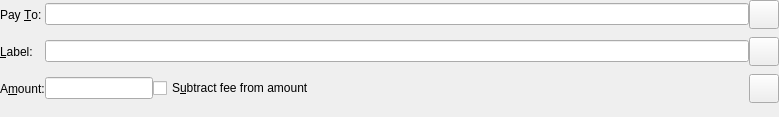
<?xml version="1.0" encoding="UTF-8"?>
<ui version="4.0">
 <class>SendCoinsEntry</class>
 <widget class="QStackedWidget" name="SendCoinsEntry">
  <property name="geometry">
   <rect>
    <x>0</x>
    <y>0</y>
    <width>779</width>
    <height>117</height>
   </rect>
  </property>
  <property name="sizePolicy">
   <sizepolicy hsizetype="Minimum" vsizetype="Preferred">
    <horstretch>0</horstretch>
    <verstretch>0</verstretch>
   </sizepolicy>
  </property>
  <property name="focusPolicy">
   <enum>Qt::TabFocus</enum>
  </property>
  <property name="autoFillBackground">
   <bool>false</bool>
  </property>
  <property name="currentIndex">
   <number>0</number>
  </property>
  <widget class="QFrame" name="SendCoins">
   <property name="toolTip">
    <string>This is a normal payment.</string>
   </property>
   <property name="frameShape">
    <enum>QFrame::NoFrame</enum>
   </property>
   <layout class="QGridLayout" name="gridLayout">
    <property name="leftMargin">
     <number>0</number>
    </property>
    <property name="topMargin">
     <number>0</number>
    </property>
    <property name="rightMargin">
     <number>0</number>
    </property>
    <property name="bottomMargin">
     <number>4</number>
    </property>
    <property name="horizontalSpacing">
     <number>0</number>
    </property>
    <property name="verticalSpacing">
     <number>8</number>
    </property>
    <item row="2" column="1">
     <layout class="QHBoxLayout" name="horizontalLayoutAmount" stretch="0,1">
      <item>
       <widget class="BitcoinAmountField" name="payAmount"/>
      </item>
      <item>
       <widget class="QCheckBox" name="checkboxSubtractFeeFromAmount">
        <property name="toolTip">
         <string>The fee will be deducted from the amount being sent. The recipient will receive less OctoinCoins than you enter in the amount field. If multiple recipients are selected, the fee is split equally.</string>
        </property>
        <property name="text">
         <string>S&amp;ubtract fee from amount</string>
        </property>
       </widget>
      </item>
     </layout>
    </item>
    <item row="0" column="1">
     <layout class="QHBoxLayout" name="payToLayout">
      <property name="spacing">
       <number>0</number>
      </property>
      <item>
       <widget class="QValidatedLineEdit" name="payTo">
        <property name="toolTip">
         <string>The OctoinCoin address to send the payment to.</string>
        </property>
       </widget>
      </item>
     </layout>
    </item>
    <item row="1" column="0">
     <widget class="QLabel" name="labellLabel">
      <property name="text">
       <string>&amp;Label:</string>
      </property>
      <property name="buddy">
       <cstring>addAsLabel</cstring>
      </property>
     </widget>
    </item>
    <item row="3" column="1">
     <spacer name="verticalSpacer">
      <property name="orientation">
       <enum>Qt::Vertical</enum>
      </property>
      <property name="sizeHint" stdset="0">
       <size>
        <width>20</width>
        <height>40</height>
       </size>
      </property>
     </spacer>
    </item>
    <item row="2" column="0">
     <widget class="QLabel" name="amountLabel">
      <property name="text">
       <string>A&amp;mount:</string>
      </property>
      <property name="buddy">
       <cstring>payAmount</cstring>
      </property>
     </widget>
    </item>
    <item row="0" column="2">
     <widget class="QToolButton" name="addressBookButton">
      <property name="toolTip">
       <string>Choose previously used address</string>
      </property>
      <property name="text">
       <string/>
      </property>
      <property name="icon">
       <iconset resource="../bitcoin.qrc">
        <normaloff>:/icons/address-book</normaloff>:/icons/address-book</iconset>
      </property>
      <property name="iconSize">
       <size>
        <width>22</width>
        <height>22</height>
       </size>
      </property>
      <property name="shortcut">
       <string>Alt+A</string>
      </property>
     </widget>
    </item>
    <item row="1" column="1">
     <widget class="QLineEdit" name="addAsLabel">
      <property name="toolTip">
       <string>Enter a label for this address to add it to the list of used addresses</string>
      </property>
     </widget>
    </item>
    <item row="2" column="2">
     <widget class="QToolButton" name="deleteButton">
      <property name="toolTip">
       <string>Remove this entry</string>
      </property>
      <property name="text">
       <string/>
      </property>
      <property name="icon">
       <iconset resource="../bitcoin.qrc">
        <normaloff>:/icons/remove</normaloff>:/icons/remove</iconset>
      </property>
      <property name="iconSize">
       <size>
        <width>22</width>
        <height>22</height>
       </size>
      </property>
     </widget>
    </item>
    <item row="0" column="0">
     <widget class="QLabel" name="payToLabel">
      <property name="text">
       <string>Pay &amp;To:</string>
      </property>
      <property name="buddy">
       <cstring>payTo</cstring>
      </property>
     </widget>
    </item>
    <item row="1" column="2">
     <widget class="QToolButton" name="pasteButton">
      <property name="toolTip">
       <string>Paste address from clipboard</string>
      </property>
      <property name="text">
       <string/>
      </property>
      <property name="icon">
       <iconset resource="../bitcoin.qrc">
        <normaloff>:/icons/editpaste</normaloff>:/icons/editpaste</iconset>
      </property>
      <property name="iconSize">
       <size>
        <width>22</width>
        <height>22</height>
       </size>
      </property>
      <property name="shortcut">
       <string>Alt+P</string>
      </property>
     </widget>
    </item>
   </layout>
  </widget>
  <widget class="QFrame" name="SendCoins_UnauthenticatedPaymentRequest">
   <property name="palette">
    <palette>
     <active>
      <colorrole role="WindowText">
       <brush brushstyle="SolidPattern">
        <color alpha="255">
         <red>0</red>
         <green>0</green>
         <blue>0</blue>
        </color>
       </brush>
      </colorrole>
      <colorrole role="Button">
       <brush brushstyle="SolidPattern">
        <color alpha="255">
         <red>255</red>
         <green>255</green>
         <blue>127</blue>
        </color>
       </brush>
      </colorrole>
      <colorrole role="Light">
       <brush brushstyle="SolidPattern">
        <color alpha="255">
         <red>255</red>
         <green>255</green>
         <blue>255</blue>
        </color>
       </brush>
      </colorrole>
      <colorrole role="Midlight">
       <brush brushstyle="SolidPattern">
        <color alpha="255">
         <red>255</red>
         <green>255</green>
         <blue>191</blue>
        </color>
       </brush>
      </colorrole>
      <colorrole role="Dark">
       <brush brushstyle="SolidPattern">
        <color alpha="255">
         <red>127</red>
         <green>127</green>
         <blue>63</blue>
        </color>
       </brush>
      </colorrole>
      <colorrole role="Mid">
       <brush brushstyle="SolidPattern">
        <color alpha="255">
         <red>170</red>
         <green>170</green>
         <blue>84</blue>
        </color>
       </brush>
      </colorrole>
      <colorrole role="Text">
       <brush brushstyle="SolidPattern">
        <color alpha="255">
         <red>0</red>
         <green>0</green>
         <blue>0</blue>
        </color>
       </brush>
      </colorrole>
      <colorrole role="BrightText">
       <brush brushstyle="SolidPattern">
        <color alpha="255">
         <red>255</red>
         <green>255</green>
         <blue>255</blue>
        </color>
       </brush>
      </colorrole>
      <colorrole role="ButtonText">
       <brush brushstyle="SolidPattern">
        <color alpha="255">
         <red>0</red>
         <green>0</green>
         <blue>0</blue>
        </color>
       </brush>
      </colorrole>
      <colorrole role="Base">
       <brush brushstyle="SolidPattern">
        <color alpha="255">
         <red>255</red>
         <green>255</green>
         <blue>255</blue>
        </color>
       </brush>
      </colorrole>
      <colorrole role="Window">
       <brush brushstyle="SolidPattern">
        <color alpha="255">
         <red>255</red>
         <green>255</green>
         <blue>127</blue>
        </color>
       </brush>
      </colorrole>
      <colorrole role="Shadow">
       <brush brushstyle="SolidPattern">
        <color alpha="255">
         <red>0</red>
         <green>0</green>
         <blue>0</blue>
        </color>
       </brush>
      </colorrole>
      <colorrole role="AlternateBase">
       <brush brushstyle="SolidPattern">
        <color alpha="255">
         <red>255</red>
         <green>255</green>
         <blue>191</blue>
        </color>
       </brush>
      </colorrole>
      <colorrole role="ToolTipBase">
       <brush brushstyle="SolidPattern">
        <color alpha="255">
         <red>255</red>
         <green>255</green>
         <blue>220</blue>
        </color>
       </brush>
      </colorrole>
      <colorrole role="ToolTipText">
       <brush brushstyle="SolidPattern">
        <color alpha="255">
         <red>0</red>
         <green>0</green>
         <blue>0</blue>
        </color>
       </brush>
      </colorrole>
     </active>
     <inactive>
      <colorrole role="WindowText">
       <brush brushstyle="SolidPattern">
        <color alpha="255">
         <red>0</red>
         <green>0</green>
         <blue>0</blue>
        </color>
       </brush>
      </colorrole>
      <colorrole role="Button">
       <brush brushstyle="SolidPattern">
        <color alpha="255">
         <red>255</red>
         <green>255</green>
         <blue>127</blue>
        </color>
       </brush>
      </colorrole>
      <colorrole role="Light">
       <brush brushstyle="SolidPattern">
        <color alpha="255">
         <red>255</red>
         <green>255</green>
         <blue>255</blue>
        </color>
       </brush>
      </colorrole>
      <colorrole role="Midlight">
       <brush brushstyle="SolidPattern">
        <color alpha="255">
         <red>255</red>
         <green>255</green>
         <blue>191</blue>
        </color>
       </brush>
      </colorrole>
      <colorrole role="Dark">
       <brush brushstyle="SolidPattern">
        <color alpha="255">
         <red>127</red>
         <green>127</green>
         <blue>63</blue>
        </color>
       </brush>
      </colorrole>
      <colorrole role="Mid">
       <brush brushstyle="SolidPattern">
        <color alpha="255">
         <red>170</red>
         <green>170</green>
         <blue>84</blue>
        </color>
       </brush>
      </colorrole>
      <colorrole role="Text">
       <brush brushstyle="SolidPattern">
        <color alpha="255">
         <red>0</red>
         <green>0</green>
         <blue>0</blue>
        </color>
       </brush>
      </colorrole>
      <colorrole role="BrightText">
       <brush brushstyle="SolidPattern">
        <color alpha="255">
         <red>255</red>
         <green>255</green>
         <blue>255</blue>
        </color>
       </brush>
      </colorrole>
      <colorrole role="ButtonText">
       <brush brushstyle="SolidPattern">
        <color alpha="255">
         <red>0</red>
         <green>0</green>
         <blue>0</blue>
        </color>
       </brush>
      </colorrole>
      <colorrole role="Base">
       <brush brushstyle="SolidPattern">
        <color alpha="255">
         <red>255</red>
         <green>255</green>
         <blue>255</blue>
        </color>
       </brush>
      </colorrole>
      <colorrole role="Window">
       <brush brushstyle="SolidPattern">
        <color alpha="255">
         <red>255</red>
         <green>255</green>
         <blue>127</blue>
        </color>
       </brush>
      </colorrole>
      <colorrole role="Shadow">
       <brush brushstyle="SolidPattern">
        <color alpha="255">
         <red>0</red>
         <green>0</green>
         <blue>0</blue>
        </color>
       </brush>
      </colorrole>
      <colorrole role="AlternateBase">
       <brush brushstyle="SolidPattern">
        <color alpha="255">
         <red>255</red>
         <green>255</green>
         <blue>191</blue>
        </color>
       </brush>
      </colorrole>
      <colorrole role="ToolTipBase">
       <brush brushstyle="SolidPattern">
        <color alpha="255">
         <red>255</red>
         <green>255</green>
         <blue>220</blue>
        </color>
       </brush>
      </colorrole>
      <colorrole role="ToolTipText">
       <brush brushstyle="SolidPattern">
        <color alpha="255">
         <red>0</red>
         <green>0</green>
         <blue>0</blue>
        </color>
       </brush>
      </colorrole>
     </inactive>
     <disabled>
      <colorrole role="WindowText">
       <brush brushstyle="SolidPattern">
        <color alpha="255">
         <red>127</red>
         <green>127</green>
         <blue>63</blue>
        </color>
       </brush>
      </colorrole>
      <colorrole role="Button">
       <brush brushstyle="SolidPattern">
        <color alpha="255">
         <red>255</red>
         <green>255</green>
         <blue>127</blue>
        </color>
       </brush>
      </colorrole>
      <colorrole role="Light">
       <brush brushstyle="SolidPattern">
        <color alpha="255">
         <red>255</red>
         <green>255</green>
         <blue>255</blue>
        </color>
       </brush>
      </colorrole>
      <colorrole role="Midlight">
       <brush brushstyle="SolidPattern">
        <color alpha="255">
         <red>255</red>
         <green>255</green>
         <blue>191</blue>
        </color>
       </brush>
      </colorrole>
      <colorrole role="Dark">
       <brush brushstyle="SolidPattern">
        <color alpha="255">
         <red>127</red>
         <green>127</green>
         <blue>63</blue>
        </color>
       </brush>
      </colorrole>
      <colorrole role="Mid">
       <brush brushstyle="SolidPattern">
        <color alpha="255">
         <red>170</red>
         <green>170</green>
         <blue>84</blue>
        </color>
       </brush>
      </colorrole>
      <colorrole role="Text">
       <brush brushstyle="SolidPattern">
        <color alpha="255">
         <red>127</red>
         <green>127</green>
         <blue>63</blue>
        </color>
       </brush>
      </colorrole>
      <colorrole role="BrightText">
       <brush brushstyle="SolidPattern">
        <color alpha="255">
         <red>255</red>
         <green>255</green>
         <blue>255</blue>
        </color>
       </brush>
      </colorrole>
      <colorrole role="ButtonText">
       <brush brushstyle="SolidPattern">
        <color alpha="255">
         <red>127</red>
         <green>127</green>
         <blue>63</blue>
        </color>
       </brush>
      </colorrole>
      <colorrole role="Base">
       <brush brushstyle="SolidPattern">
        <color alpha="255">
         <red>255</red>
         <green>255</green>
         <blue>127</blue>
        </color>
       </brush>
      </colorrole>
      <colorrole role="Window">
       <brush brushstyle="SolidPattern">
        <color alpha="255">
         <red>255</red>
         <green>255</green>
         <blue>127</blue>
        </color>
       </brush>
      </colorrole>
      <colorrole role="Shadow">
       <brush brushstyle="SolidPattern">
        <color alpha="255">
         <red>0</red>
         <green>0</green>
         <blue>0</blue>
        </color>
       </brush>
      </colorrole>
      <colorrole role="AlternateBase">
       <brush brushstyle="SolidPattern">
        <color alpha="255">
         <red>255</red>
         <green>255</green>
         <blue>127</blue>
        </color>
       </brush>
      </colorrole>
      <colorrole role="ToolTipBase">
       <brush brushstyle="SolidPattern">
        <color alpha="255">
         <red>255</red>
         <green>255</green>
         <blue>220</blue>
        </color>
       </brush>
      </colorrole>
      <colorrole role="ToolTipText">
       <brush brushstyle="SolidPattern">
        <color alpha="255">
         <red>0</red>
         <green>0</green>
         <blue>0</blue>
        </color>
       </brush>
      </colorrole>
     </disabled>
    </palette>
   </property>
   <property name="toolTip">
    <string>This is an unauthenticated payment request.</string>
   </property>
   <property name="autoFillBackground">
    <bool>true</bool>
   </property>
   <property name="frameShape">
    <enum>QFrame::NoFrame</enum>
   </property>
   <layout class="QGridLayout" name="gridLayout_is">
    <property name="spacing">
     <number>12</number>
    </property>
    <item row="0" column="0">
     <widget class="QLabel" name="payToLabel_is">
      <property name="text">
       <string>Pay To:</string>
      </property>
      <property name="alignment">
       <set>Qt::AlignRight|Qt::AlignTrailing|Qt::AlignVCenter</set>
      </property>
     </widget>
    </item>
    <item row="0" column="1">
     <layout class="QHBoxLayout" name="payToLayout_is">
      <property name="spacing">
       <number>0</number>
      </property>
      <item>
       <widget class="QLabel" name="payTo_is"/>
      </item>
      <item>
       <widget class="QToolButton" name="deleteButton_is">
        <property name="toolTip">
         <string>Remove this entry</string>
        </property>
        <property name="text">
         <string/>
        </property>
        <property name="icon">
         <iconset resource="../bitcoin.qrc">
          <normaloff>:/icons/remove</normaloff>:/icons/remove</iconset>
        </property>
       </widget>
      </item>
     </layout>
    </item>
    <item row="1" column="0">
     <widget class="QLabel" name="memoLabel_is">
      <property name="text">
       <string>Memo:</string>
      </property>
      <property name="alignment">
       <set>Qt::AlignRight|Qt::AlignTrailing|Qt::AlignVCenter</set>
      </property>
     </widget>
    </item>
    <item row="1" column="1">
     <widget class="QLabel" name="memoTextLabel_is">
      <property name="textFormat">
       <enum>Qt::PlainText</enum>
      </property>
     </widget>
    </item>
    <item row="2" column="0">
     <widget class="QLabel" name="amountLabel_is">
      <property name="text">
       <string>A&amp;mount:</string>
      </property>
      <property name="alignment">
       <set>Qt::AlignRight|Qt::AlignTrailing|Qt::AlignVCenter</set>
      </property>
      <property name="buddy">
       <cstring>payAmount_is</cstring>
      </property>
     </widget>
    </item>
    <item row="2" column="1">
     <widget class="BitcoinAmountField" name="payAmount_is">
      <property name="acceptDrops">
       <bool>false</bool>
      </property>
     </widget>
    </item>
   </layout>
  </widget>
  <widget class="QFrame" name="SendCoins_AuthenticatedPaymentRequest">
   <property name="palette">
    <palette>
     <active>
      <colorrole role="WindowText">
       <brush brushstyle="SolidPattern">
        <color alpha="255">
         <red>0</red>
         <green>0</green>
         <blue>0</blue>
        </color>
       </brush>
      </colorrole>
      <colorrole role="Button">
       <brush brushstyle="SolidPattern">
        <color alpha="255">
         <red>140</red>
         <green>232</green>
         <blue>119</blue>
        </color>
       </brush>
      </colorrole>
      <colorrole role="Light">
       <brush brushstyle="SolidPattern">
        <color alpha="255">
         <red>230</red>
         <green>255</green>
         <blue>224</blue>
        </color>
       </brush>
      </colorrole>
      <colorrole role="Midlight">
       <brush brushstyle="SolidPattern">
        <color alpha="255">
         <red>185</red>
         <green>243</green>
         <blue>171</blue>
        </color>
       </brush>
      </colorrole>
      <colorrole role="Dark">
       <brush brushstyle="SolidPattern">
        <color alpha="255">
         <red>70</red>
         <green>116</green>
         <blue>59</blue>
        </color>
       </brush>
      </colorrole>
      <colorrole role="Mid">
       <brush brushstyle="SolidPattern">
        <color alpha="255">
         <red>93</red>
         <green>155</green>
         <blue>79</blue>
        </color>
       </brush>
      </colorrole>
      <colorrole role="Text">
       <brush brushstyle="SolidPattern">
        <color alpha="255">
         <red>0</red>
         <green>0</green>
         <blue>0</blue>
        </color>
       </brush>
      </colorrole>
      <colorrole role="BrightText">
       <brush brushstyle="SolidPattern">
        <color alpha="255">
         <red>155</red>
         <green>255</green>
         <blue>147</blue>
        </color>
       </brush>
      </colorrole>
      <colorrole role="ButtonText">
       <brush brushstyle="SolidPattern">
        <color alpha="255">
         <red>0</red>
         <green>0</green>
         <blue>0</blue>
        </color>
       </brush>
      </colorrole>
      <colorrole role="Base">
       <brush brushstyle="SolidPattern">
        <color alpha="255">
         <red>119</red>
         <green>255</green>
         <blue>233</blue>
        </color>
       </brush>
      </colorrole>
      <colorrole role="Window">
       <brush brushstyle="SolidPattern">
        <color alpha="255">
         <red>140</red>
         <green>232</green>
         <blue>119</blue>
        </color>
       </brush>
      </colorrole>
      <colorrole role="Shadow">
       <brush brushstyle="SolidPattern">
        <color alpha="255">
         <red>0</red>
         <green>0</green>
         <blue>0</blue>
        </color>
       </brush>
      </colorrole>
      <colorrole role="AlternateBase">
       <brush brushstyle="SolidPattern">
        <color alpha="255">
         <red>197</red>
         <green>243</green>
         <blue>187</blue>
        </color>
       </brush>
      </colorrole>
      <colorrole role="NoRole">
       <brush brushstyle="SolidPattern">
        <color alpha="255">
         <red>125</red>
         <green>194</green>
         <blue>122</blue>
        </color>
       </brush>
      </colorrole>
      <colorrole role="ToolTipBase">
       <brush brushstyle="SolidPattern">
        <color alpha="255">
         <red>255</red>
         <green>255</green>
         <blue>220</blue>
        </color>
       </brush>
      </colorrole>
      <colorrole role="ToolTipText">
       <brush brushstyle="SolidPattern">
        <color alpha="255">
         <red>0</red>
         <green>0</green>
         <blue>0</blue>
        </color>
       </brush>
      </colorrole>
     </active>
     <inactive>
      <colorrole role="WindowText">
       <brush brushstyle="SolidPattern">
        <color alpha="255">
         <red>0</red>
         <green>0</green>
         <blue>0</blue>
        </color>
       </brush>
      </colorrole>
      <colorrole role="Button">
       <brush brushstyle="SolidPattern">
        <color alpha="255">
         <red>140</red>
         <green>232</green>
         <blue>119</blue>
        </color>
       </brush>
      </colorrole>
      <colorrole role="Light">
       <brush brushstyle="SolidPattern">
        <color alpha="255">
         <red>230</red>
         <green>255</green>
         <blue>224</blue>
        </color>
       </brush>
      </colorrole>
      <colorrole role="Midlight">
       <brush brushstyle="SolidPattern">
        <color alpha="255">
         <red>185</red>
         <green>243</green>
         <blue>171</blue>
        </color>
       </brush>
      </colorrole>
      <colorrole role="Dark">
       <brush brushstyle="SolidPattern">
        <color alpha="255">
         <red>70</red>
         <green>116</green>
         <blue>59</blue>
        </color>
       </brush>
      </colorrole>
      <colorrole role="Mid">
       <brush brushstyle="SolidPattern">
        <color alpha="255">
         <red>93</red>
         <green>155</green>
         <blue>79</blue>
        </color>
       </brush>
      </colorrole>
      <colorrole role="Text">
       <brush brushstyle="SolidPattern">
        <color alpha="255">
         <red>0</red>
         <green>0</green>
         <blue>0</blue>
        </color>
       </brush>
      </colorrole>
      <colorrole role="BrightText">
       <brush brushstyle="SolidPattern">
        <color alpha="255">
         <red>155</red>
         <green>255</green>
         <blue>147</blue>
        </color>
       </brush>
      </colorrole>
      <colorrole role="ButtonText">
       <brush brushstyle="SolidPattern">
        <color alpha="255">
         <red>0</red>
         <green>0</green>
         <blue>0</blue>
        </color>
       </brush>
      </colorrole>
      <colorrole role="Base">
       <brush brushstyle="SolidPattern">
        <color alpha="255">
         <red>119</red>
         <green>255</green>
         <blue>233</blue>
        </color>
       </brush>
      </colorrole>
      <colorrole role="Window">
       <brush brushstyle="SolidPattern">
        <color alpha="255">
         <red>140</red>
         <green>232</green>
         <blue>119</blue>
        </color>
       </brush>
      </colorrole>
      <colorrole role="Shadow">
       <brush brushstyle="SolidPattern">
        <color alpha="255">
         <red>0</red>
         <green>0</green>
         <blue>0</blue>
        </color>
       </brush>
      </colorrole>
      <colorrole role="AlternateBase">
       <brush brushstyle="SolidPattern">
        <color alpha="255">
         <red>197</red>
         <green>243</green>
         <blue>187</blue>
        </color>
       </brush>
      </colorrole>
      <colorrole role="NoRole">
       <brush brushstyle="SolidPattern">
        <color alpha="255">
         <red>125</red>
         <green>194</green>
         <blue>122</blue>
        </color>
       </brush>
      </colorrole>
      <colorrole role="ToolTipBase">
       <brush brushstyle="SolidPattern">
        <color alpha="255">
         <red>255</red>
         <green>255</green>
         <blue>220</blue>
        </color>
       </brush>
      </colorrole>
      <colorrole role="ToolTipText">
       <brush brushstyle="SolidPattern">
        <color alpha="255">
         <red>0</red>
         <green>0</green>
         <blue>0</blue>
        </color>
       </brush>
      </colorrole>
     </inactive>
     <disabled>
      <colorrole role="WindowText">
       <brush brushstyle="SolidPattern">
        <color alpha="255">
         <red>70</red>
         <green>116</green>
         <blue>59</blue>
        </color>
       </brush>
      </colorrole>
      <colorrole role="Button">
       <brush brushstyle="SolidPattern">
        <color alpha="255">
         <red>140</red>
         <green>232</green>
         <blue>119</blue>
        </color>
       </brush>
      </colorrole>
      <colorrole role="Light">
       <brush brushstyle="SolidPattern">
        <color alpha="255">
         <red>230</red>
         <green>255</green>
         <blue>224</blue>
        </color>
       </brush>
      </colorrole>
      <colorrole role="Midlight">
       <brush brushstyle="SolidPattern">
        <color alpha="255">
         <red>185</red>
         <green>243</green>
         <blue>171</blue>
        </color>
       </brush>
      </colorrole>
      <colorrole role="Dark">
       <brush brushstyle="SolidPattern">
        <color alpha="255">
         <red>70</red>
         <green>116</green>
         <blue>59</blue>
        </color>
       </brush>
      </colorrole>
      <colorrole role="Mid">
       <brush brushstyle="SolidPattern">
        <color alpha="255">
         <red>93</red>
         <green>155</green>
         <blue>79</blue>
        </color>
       </brush>
      </colorrole>
      <colorrole role="Text">
       <brush brushstyle="SolidPattern">
        <color alpha="255">
         <red>70</red>
         <green>116</green>
         <blue>59</blue>
        </color>
       </brush>
      </colorrole>
      <colorrole role="BrightText">
       <brush brushstyle="SolidPattern">
        <color alpha="255">
         <red>155</red>
         <green>255</green>
         <blue>147</blue>
        </color>
       </brush>
      </colorrole>
      <colorrole role="ButtonText">
       <brush brushstyle="SolidPattern">
        <color alpha="255">
         <red>70</red>
         <green>116</green>
         <blue>59</blue>
        </color>
       </brush>
      </colorrole>
      <colorrole role="Base">
       <brush brushstyle="SolidPattern">
        <color alpha="255">
         <red>140</red>
         <green>232</green>
         <blue>119</blue>
        </color>
       </brush>
      </colorrole>
      <colorrole role="Window">
       <brush brushstyle="SolidPattern">
        <color alpha="255">
         <red>140</red>
         <green>232</green>
         <blue>119</blue>
        </color>
       </brush>
      </colorrole>
      <colorrole role="Shadow">
       <brush brushstyle="SolidPattern">
        <color alpha="255">
         <red>0</red>
         <green>0</green>
         <blue>0</blue>
        </color>
       </brush>
      </colorrole>
      <colorrole role="AlternateBase">
       <brush brushstyle="SolidPattern">
        <color alpha="255">
         <red>140</red>
         <green>232</green>
         <blue>119</blue>
        </color>
       </brush>
      </colorrole>
      <colorrole role="NoRole">
       <brush brushstyle="SolidPattern">
        <color alpha="255">
         <red>125</red>
         <green>194</green>
         <blue>122</blue>
        </color>
       </brush>
      </colorrole>
      <colorrole role="ToolTipBase">
       <brush brushstyle="SolidPattern">
        <color alpha="255">
         <red>255</red>
         <green>255</green>
         <blue>220</blue>
        </color>
       </brush>
      </colorrole>
      <colorrole role="ToolTipText">
       <brush brushstyle="SolidPattern">
        <color alpha="255">
         <red>0</red>
         <green>0</green>
         <blue>0</blue>
        </color>
       </brush>
      </colorrole>
     </disabled>
    </palette>
   </property>
   <property name="toolTip">
    <string>This is an authenticated payment request.</string>
   </property>
   <property name="autoFillBackground">
    <bool>true</bool>
   </property>
   <property name="frameShape">
    <enum>QFrame::NoFrame</enum>
   </property>
   <layout class="QGridLayout" name="gridLayout_s">
    <property name="spacing">
     <number>12</number>
    </property>
    <item row="0" column="0">
     <widget class="QLabel" name="payToLabel_s">
      <property name="text">
       <string>Pay To:</string>
      </property>
      <property name="alignment">
       <set>Qt::AlignRight|Qt::AlignTrailing|Qt::AlignVCenter</set>
      </property>
     </widget>
    </item>
    <item row="0" column="1">
     <layout class="QHBoxLayout" name="payToLayout_s">
      <property name="spacing">
       <number>0</number>
      </property>
      <item>
       <widget class="QLabel" name="payTo_s">
        <property name="textFormat">
         <enum>Qt::PlainText</enum>
        </property>
       </widget>
      </item>
      <item>
       <widget class="QToolButton" name="deleteButton_s">
        <property name="toolTip">
         <string>Remove this entry</string>
        </property>
        <property name="text">
         <string/>
        </property>
        <property name="icon">
         <iconset resource="../bitcoin.qrc">
          <normaloff>:/icons/remove</normaloff>:/icons/remove</iconset>
        </property>
       </widget>
      </item>
     </layout>
    </item>
    <item row="1" column="0">
     <widget class="QLabel" name="memoLabel_s">
      <property name="text">
       <string>Memo:</string>
      </property>
      <property name="alignment">
       <set>Qt::AlignRight|Qt::AlignTrailing|Qt::AlignVCenter</set>
      </property>
     </widget>
    </item>
    <item row="1" column="1">
     <widget class="QLabel" name="memoTextLabel_s">
      <property name="textFormat">
       <enum>Qt::PlainText</enum>
      </property>
     </widget>
    </item>
    <item row="2" column="0">
     <widget class="QLabel" name="amountLabel_s">
      <property name="text">
       <string>A&amp;mount:</string>
      </property>
      <property name="alignment">
       <set>Qt::AlignRight|Qt::AlignTrailing|Qt::AlignVCenter</set>
      </property>
      <property name="buddy">
       <cstring>payAmount_s</cstring>
      </property>
     </widget>
    </item>
    <item row="2" column="1">
     <widget class="BitcoinAmountField" name="payAmount_s">
      <property name="acceptDrops">
       <bool>false</bool>
      </property>
     </widget>
    </item>
   </layout>
  </widget>
 </widget>
 <customwidgets>
  <customwidget>
   <class>QValidatedLineEdit</class>
   <extends>QLineEdit</extends>
   <header>qvalidatedlineedit.h</header>
  </customwidget>
  <customwidget>
   <class>BitcoinAmountField</class>
   <extends>QLineEdit</extends>
   <header>bitcoinamountfield.h</header>
   <container>1</container>
  </customwidget>
 </customwidgets>
 <tabstops>
  <tabstop>payTo</tabstop>
  <tabstop>addAsLabel</tabstop>
  <tabstop>payAmount</tabstop>
  <tabstop>payAmount_is</tabstop>
  <tabstop>deleteButton_is</tabstop>
  <tabstop>payAmount_s</tabstop>
  <tabstop>deleteButton_s</tabstop>
 </tabstops>
 <resources>
  <include location="../bitcoin.qrc"/>
 </resources>
 <connections/>
</ui>
